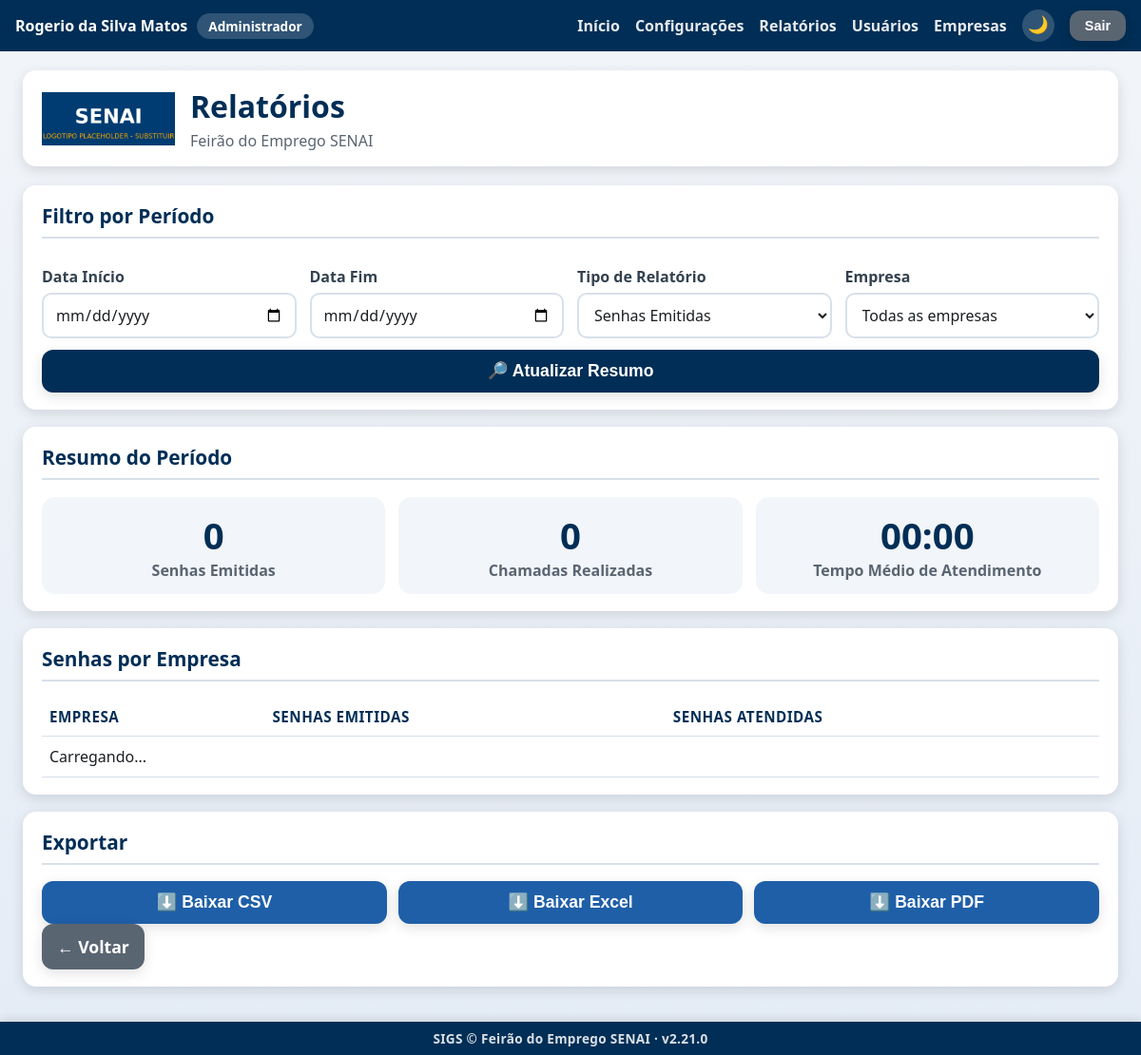
Page /relatorios (signed in) on the committed database.
### tables this page shows
CREATE TABLE usuarios (
            id INTEGER PRIMARY KEY AUTOINCREMENT,
            nome_completo TEXT NOT NULL,
            login TEXT NOT NULL UNIQUE,
            senha_hash TEXT NOT NULL,
            perfil TEXT NOT NULL DEFAULT 'atendente',
            ativo INTEGER NOT NULL DEFAULT 1,
            data_criacao TEXT NOT NULL,
            ultimo_login TEXT
        , empresa_id INTEGER REFERENCES empresas (id), provisionado_por_chave INTEGER NOT NULL DEFAULT 0);

CREATE TABLE configuracoes (
                    chave TEXT PRIMARY KEY,
                    valor TEXT NOT NULL
                );

### app.py (the view)
@app.route("/relatorios")
@auth.login_required
@auth.admin_ou_recrutador_required
def relatorios_tela():
    configuracoes = config_manager.obter_todas()
    usuario_sessao = auth.usuario_logado()
    eh_recrutador = usuario_sessao.get("perfil") == PerfilUsuario.RECRUTADOR
    empresa_recrutador = None
    if eh_recrutador and usuario_sessao.get("empresa_id"):
        empresa_recrutador = database.obter_empresa_por_id(usuario_sessao["empresa_id"])
    return render_template(
        "relatorios.html", config=configuracoes, eh_recrutador=eh_recrutador, empresa_recrutador=empresa_recrutador
    )

### app.py (called while the page is built)
@app.context_processor
def injetar_usuario_logado():
    usuario_sessao = auth.usuario_logado()
    identidade_empresa = None
    if usuario_sessao and usuario_sessao.get("perfil") == PerfilUsuario.RECRUTADOR:
        empresa_id = usuario_sessao.get("empresa_id")
        if empresa_id:
            empresa = database.obter_empresa_por_id(empresa_id)
            if empresa and (empresa.logo_path or empresa.cor_principal):
                identidade_empresa = {"logo_path": empresa.logo_path, "cor": empresa.cor_principal}
    return {
        "usuario_logado": usuario_sessao,
        "eh_admin": auth.eh_admin(),
        "sigs_versao": SIGS_VERSAO,
        "identidade_empresa": identidade_empresa,
    }

### auth.py (called while the page is built, shortened)
def usuario_logado() -> Optional[dict]:
    usuario_id = session.get(CHAVE_SESSAO_USUARIO_ID)
    if usuario_id is None:
        return None
    return {
        "id": usuario_id,
        "nome_completo": session.get(CHAVE_SESSAO_NOME),
        "login": session.get(CHAVE_SESSAO_LOGIN),
        "perfil": session.get(CHAVE_SESSAO_PERFIL),
        "guiche": session.get(CHAVE_SESSAO_GUICHE),
        "empresa_id": session.get(CHAVE_SESSAO_EMPRESA_ID),
        "empresa_nome": session.get(CHAVE_SESSAO_EMPRESA_NOME),
    }

def eh_admin() -> bool:
    return session.get(CHAVE_SESSAO_PERFIL) == PerfilUsuario.ADMIN

def admin_ou_recrutador_required(funcao_view):
    @wraps(funcao_view)
    def wrapper(*args, **kwargs):
        perfil = session.get(CHAVE_SESSAO_PERFIL)
        return funcao_view(*args, **kwargs)
    return wrapper

### config.py (called while the page is built)
    def _conectar(self) -> sqlite3.Connection:
        conexao = sqlite3.connect(str(DATABASE_PATH), timeout=10, check_same_thread=False)
        conexao.row_factory = sqlite3.Row
        conexao.execute("PRAGMA synchronous = NORMAL")
        conexao.execute("PRAGMA cache_size = -20000")
        conexao.execute("PRAGMA temp_store = MEMORY")
        return conexao

    def obter_todas(self) -> Dict[str, Any]:
        with self._conectar() as conexao:
            linhas = conexao.execute(f"SELECT chave, valor FROM {TABELA_CONFIGURACOES}").fetchall()
        resultado: Dict[str, Any] = {}
        for linha in linhas:
            chave, valor = linha["chave"], linha["valor"]
            if chave in CHAVES_INTEIRAS:
                try:
                    resultado[chave] = int(valor)
                except (TypeError, ValueError):
                    resultado[chave] = 0
            else:
                resultado[chave] = valor
        return resultado

### templates/relatorios.html (shortened to what this page needs)
{% extends "layout.html" %}
{% block conteudo %}
<div class="pagina pagina-relatorios">
    <header class="cabecalho">
        <img class="logo" src="{{ url_for('static', filename='img/logo.png') }}" alt="Logo SENAI">
        <div class="titulo-evento">
            <h1>Relatórios</h1>
            <p>{{ config.nome_evento }}</p>
        </div>
    </header>
    <main class="conteudo-principal">
        <section class="card card-formulario">
            <h2>Filtro por Período</h2>
            <div class="campos-identificacao">
                <label>
                    Data Início
                    <input type="date" id="filtro-inicio">
                </label>
                <label>
                    Data Fim
                    <input type="date" id="filtro-fim">
                </label>
                <label>
                    Tipo de Relatório
                    <select id="filtro-tipo">
                        <option value="emitidas">Senhas Emitidas</option>
                    </select>
                </label>
                {% if not eh_recrutador %}
                <label>
                    Empresa
                    <select id="filtro-empresa">
                        <option value="">Todas as empresas</option>
                    </select>
                </label>
                {% endif %}
            </div>
            <button id="btn-atualizar-resumo" class="botao botao-primario">🔎 Atualizar Resumo</button>
        </section>
        <section class="card card-resumo">
            <h2>Resumo do Período</h2>
            <div class="resumo-grade">
                <div class="resumo-item">
                    <span class="resumo-valor" id="resumo-emitidas">0</span>
                    <span class="resumo-label">Senhas Emitidas</span>
                </div>
                <div class="resumo-item">
                    <span class="resumo-valor" id="resumo-chamadas">0</span>
                    <span class="resumo-label">Chamadas Realizadas</span>
                </div>
                <div class="resumo-item">
                    <span class="resumo-valor" id="resumo-tempo-medio">00:00</span>
                    <span class="resumo-label">Tempo Médio de Atendimento</span>
                </div>
            </div>
        </section>
        <section class="card card-resumo-empresas">
            <h2>Senhas por Empresa</h2>
            <table class="tabela-fila">
                <thead>
                    <tr>
                        <th>Empresa</th>
                        <th>Senhas Emitidas</th>
                        <th>Senhas Atendidas</th>
                    </tr>
                </thead>
                <tbody id="resumo-empresas-corpo">
                    <tr><td colspan="3">Carregando...</td></tr>
                </tbody>
            </table>
        </section>
        <section class="card card-downloads">
            <h2>Exportar</h2>
            <div class="grade-botoes grade-botoes-relatorio">
                <button id="btn-download-csv" class="botao botao-secundario">⬇️ Baixar CSV</button>
                <button id="btn-download-excel" class="botao botao-secundario">⬇️ Baixar Excel</button>
                <button id="btn-download-pdf" class="botao botao-secundario">⬇️ Baixar PDF</button>
            </div>
            <a href="{{ url_for('index') }}" class="botao botao-terciario">← Voltar</a>
        </section>
    </main>
</div>
{% endblock %}

### templates/layout.html (shortened to what this page needs)
<!DOCTYPE html>
{% set pagina_com_tema = request.endpoint not in ['painel', 'painel_empresa', 'painel_geral'] %}
<html lang="pt-BR">
<head>
    <link rel="stylesheet" href="{{ url_for('static', filename='css/style.css') }}">
</head>
<body>
    {% if usuario_logado %}
    <div class="barra-usuario">
        <span class="barra-usuario-info">
            {{ usuario_logado.nome_completo }}
            <span class="barra-usuario-perfil">
                {% if eh_admin %}Administrador
                {% elif usuario_logado.perfil == 'emissor' %}Emissor de Senhas
                {% elif usuario_logado.perfil == 'recrutador' %}Recrutador{% if usuario_logado.empresa_nome %} — {{ usuario_logado.empresa_nome }}{% endif %}
                {% else %}Atendente
                {% endif %}
            </span>
        </span>
        <span class="barra-usuario-acoes">
            <a href="{{ url_for('index') }}">Início</a>
            {% if eh_admin %}
                <a href="{{ url_for('configuracoes_tela') }}">Configurações</a>
                <a href="{{ url_for('relatorios_tela') }}">Relatórios</a>
                <a href="{{ url_for('usuarios_tela') }}">Usuários</a>
                <a href="{{ url_for('empresas_tela') }}">Empresas</a>
            {% elif usuario_logado.perfil == 'recrutador' %}
                <!-- Recrutador também acessa Relatórios (somente da própria
                     empresa — ver auth.admin_ou_recrutador_required e
                     relatorios_tela em app.py), mas não os demais itens do
                     menu administrativo. -->
                <a href="{{ url_for('relatorios_tela') }}">Relatórios</a>
            {% endif %}
            {% if pagina_com_tema %}
            <button type="button" class="botao-tema" aria-label="Mudar para tema escuro" title="Mudar para tema escuro">🌙</button>
            {% endif %}
            <form method="POST" action="{{ url_for('logout_tela') }}" class="form-logout">
                <button type="submit" class="botao botao-terciario botao-sair">Sair</button>
            </form>
        </span>
    </div>
    {% endif %}
    {% block conteudo %}{% endblock %}
    {% if request.endpoint != 'painel' %}
    <footer class="rodape-sigs">
        SIGS &copy; {{ config.nome_evento if config else 'SENAI' }} &middot; v{{ sigs_versao }}
    </footer>
    {% endif %}
</body>
</html>

### rows in the picture
usuarios: nome_completo "Rogerio da Silva Matos"
configuracoes: nome_evento "Feirão do Emprego SENAI", valor "Feirão do Emprego SENAI"

### other values in the picture
{{ sigs_versao }} "2.21.0"
